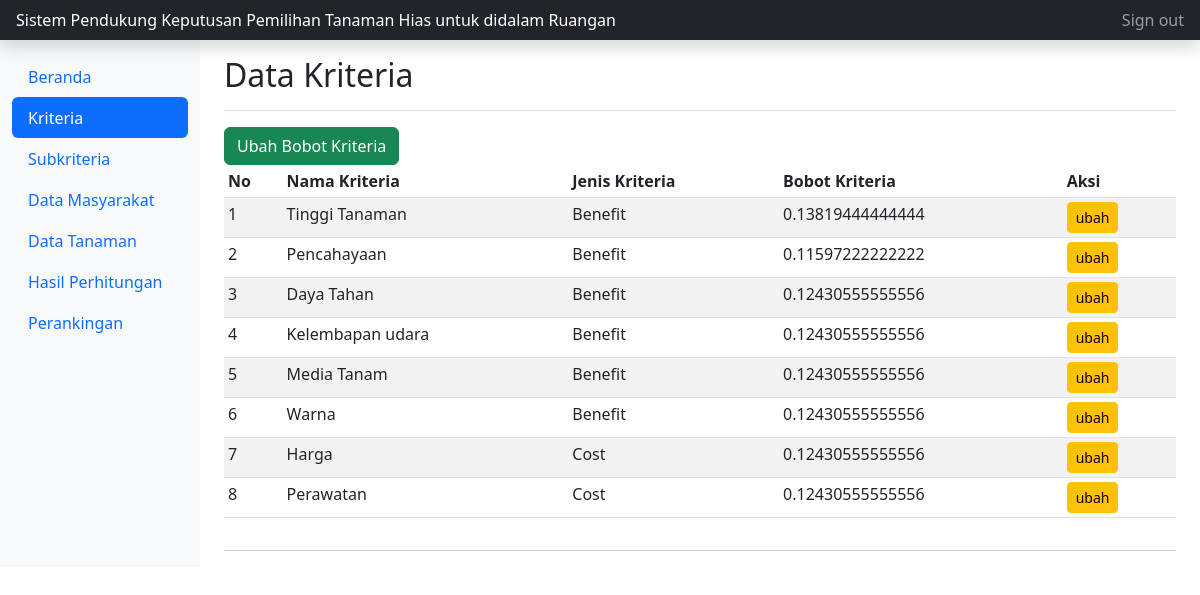
Page /admin/kriteria/data-kriteria.php on the committed database.
### tables this page shows
CREATE TABLE `kriteria` (
  `id_kriteria` int(11) NOT NULL,
  `nama_kriteria` varchar(255) NOT NULL,
  `jenis` varchar(255) NOT NULL,
  `bobot_kriteria` double NOT NULL
);

### admin/kriteria/data-kriteria.php (the view, shortened to what this page needs)
<!doctype html>
<?php
include "../../koneksi.php";
 ?>
<html lang="en">
  <head>
	<link href="../../assets/bootstrap/css/bootstrap.min.css" rel="stylesheet">
    <link href="../../assets/index.css" rel="stylesheet">
  </head>
  <body>
<header class="navbar navbar-dark sticky-top bg-dark flex-md-nowrap p-0 shadow">
  <a class="navbar-brand col-md-3 col-lg-2 me-0 px-3 fs-6" href="#">Sistem Pendukung Keputusan Pemilihan Tanaman Hias untuk didalam Ruangan</a>
  <div class="navbar-nav">
    <div class="nav-item text-nowrap">
      <a class="nav-link px-3" href="#">Sign out</a>
    </div>
  </div>
</header>
<div class="container-fluid">
  <div class="row">
    <nav id="sidebarMenu" class="col-md-3 col-lg-2 d-md-block bg-light sidebar collapse">
      <div class="position-sticky pt-3 sidebar-sticky">
        <ul class="nav flex-column nav-pills">
          <li class="nav-item">
            <a class="nav-link" aria-current="page" href="../index-admin.php">
              Beranda
            </a>
          </li>
          <li class="nav-item">
            <a class="nav-link active" href="data-kriteria.php">
              Kriteria
            </a>
          </li>
          <li class="nav-item">
            <a class="nav-link" href="../subkriteria/data-subkriteria.php">
              Subkriteria
            </a>
          </li>
          <li class="nav-item">
            <a class="nav-link" href="../masyarakat/data-masyarakat.php">
              Data Masyarakat
            </a>
          </li>
          <li class="nav-item">
            <a class="nav-link" href="../tanaman/data-tanaman.php">
              Data Tanaman
            </a>
          </li>
          <li class="nav-item">
            <a class="nav-link" href="../perhitungan/data-nilai.php">
              Hasil Perhitungan
            </a>
          </li>
          <li class="nav-item">
            <a class="nav-link" href="../perhitungan/perangkingan.php">
              Perankingan
            </a>
          </li>
        </ul>
      </div>
    </nav>
    <main class="col-md-9 ms-sm-auto col-lg-10 px-md-4">
      <div class="d-flex justify-content-between flex-wrap flex-md-nowrap align-items-center pt-3 pb-2 mb-3 border-bottom">
        <h1 class="h2">Data Kriteria</h1>
      </div>
       <a href="perbandingan_kriteria.php" class="btn btn-success btn-fill">
    <span>Ubah Bobot Kriteria</span>
    </a>
     <div class="table-responsive">
        <table class="table table-striped table-sm">
          <thead>
            <tr>
              <th scope="col">No</th>
              <th scope="col">Nama Kriteria</th>
              <th scope="col">Jenis Kriteria</th>
              <th scope="col">Bobot Kriteria</th>
              <th scope="col">Aksi</th>
            </tr>
          </thead>
          <tbody>
            <?php
            $i = 1;
            $sql = "SELECT * FROM kriteria";
            foreach ($dbh->query($sql) as $data) :
            ?>
            <tr>
            	<td><?php echo $i ?></td>
            	<td><?php echo $data['nama_kriteria'] ?></td>
            	<td><?php echo $data['jenis'] ?></td>
            	<td><?php echo $data['bobot_kriteria'] ?></td>
            	<td>
              	<a href="ubah_kriteria.php?kriteria=<?php echo $data['id_kriteria'] ?>" class="btn btn-warning btn-sm btn-fill btn-block">
			    <span>ubah</span>
            	</a>
			 </td>
            </tr>
            <?php
            $i++;
        	endforeach;
             ?>
          </tbody>
        </table>
      </div>
      <hr>
    </main>
  </div>
</div>
  </body>
</html>

### rows in the picture
kriteria: nama_kriteria "Tinggi Tanaman", jenis "Benefit", bobot_kriteria "0.13819444444444"
kriteria: nama_kriteria "Pencahayaan", jenis "Benefit", bobot_kriteria "0.11597222222222"
kriteria: nama_kriteria "Daya Tahan", jenis "Benefit", bobot_kriteria "0.12430555555556"
kriteria: nama_kriteria "Kelembapan udara", jenis "Benefit", bobot_kriteria "0.12430555555556"
kriteria: nama_kriteria "Media Tanam", jenis "Benefit", bobot_kriteria "0.12430555555556"
kriteria: nama_kriteria "Warna", jenis "Benefit", bobot_kriteria "0.12430555555556"
kriteria: nama_kriteria "Harga", jenis "Cost", bobot_kriteria "0.12430555555556"
kriteria: nama_kriteria "Perawatan", jenis "Cost", bobot_kriteria "0.12430555555556"
